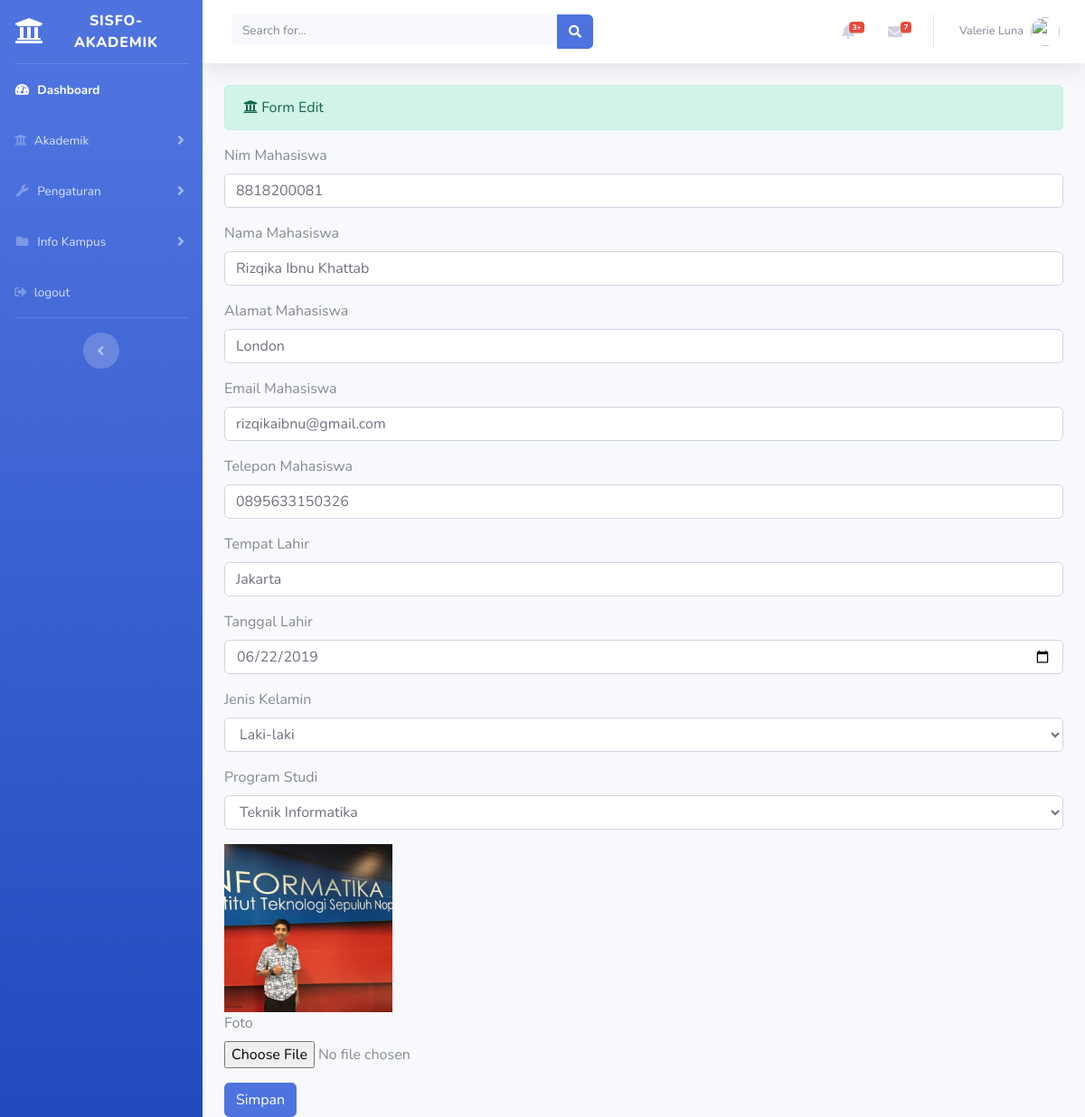
Page /index.php/administrator/mahasiswa/update/15 on the committed database.
### tables this page shows
CREATE TABLE `mahasiswa` (
  `id` int(11) NOT NULL,
  `nim` varchar(11) NOT NULL,
  `nama_lengkap` varchar(120) NOT NULL,
  `alamat` varchar(255) NOT NULL,
  `email` varchar(120) NOT NULL,
  `telepon` varchar(20) NOT NULL,
  `tempat_lahir` varchar(120) NOT NULL,
  `tanggal_lahir` date NOT NULL,
  `jenis_kelamin` varchar(10) NOT NULL,
  `nama_prodi` varchar(120) NOT NULL,
  `photo` varchar(255) NOT NULL
);

### application/controllers/administrator/mahasiswa.php (called while the page is built, shortened)
<?php
class Mahasiswa extends CI_Controller{
	public function update($id)
	{
		$data['mahasiswa'] = $this->db->query("select * from mahasiswa mhs, prodi prd where mhs.nama_prodi=prd.nama_prodi and mhs.id='$id'")->result();
		$data['prodi'] = $this->matakuliah_model->tampil_data('prodi')->result();
		$data['detail'] = $this->mahasiswa_model->ambil_id_mahasiswa($id);
		$this->load->view('templates_administrator/header');
		$this->load->view('templates_administrator/sidebar');
		$this->load->view('administrator/mahasiswa_update', $data);
		$this->load->view('templates_administrator/footer');
	}
}

### index.php (called while the page is built, shortened)
<?php
require_once BASEPATH.'core/CodeIgniter.php';

### application/models/matakuliah_model.php (called while the page is built, shortened)
<?php
class Matakuliah_model extends CI_Model{
	public function tampil_data($table)
	{
		return $this->db->get($table);
	}
}

### application/views/administrator/mahasiswa_update.php (the view, shortened to what this page needs)
<div class="container-fluid">
	<div class="alert alert-success" role="alert">
		<i class="fas fa-university"></i> Form Edit
  	</div>
    <?php foreach($mahasiswa as $mhs) : ?>
  	<?php echo form_open_multipart('administrator/mahasiswa/update_mahasiswa_aksi') ?>
  	<div class="form-group">
  		<label>Nim Mahasiswa</label>
  		<input type="text" name="nim" class="form-control" value="<?php echo $mhs->nim ?>">
  	</div>
  	<div class="form-group">
  		<label>Nama Mahasiswa</label>
  		<input type="text" name="nama_lengkap" class="form-control" value="<?php echo $mhs->nama_lengkap ?>">
  	</div>
  	<div class="form-group">
  		<label>Alamat Mahasiswa</label>
  		<input type="text" name="alamat" class="form-control" value="<?php echo $mhs->alamat ?>">
  	</div>
  	<div class="form-group">
  		<label>Email Mahasiswa</label>
  		<input type="text" name="email" class="form-control" value="<?php echo $mhs->email ?>">
  	</div>
  	<div class="form-group">
  		<label>Telepon Mahasiswa</label>
  		<input type="text" name="telepon" class="form-control" value="<?php echo $mhs->telepon ?>">
  	</div>
  	<div class="form-group">
  		<label>Tempat Lahir</label>
  		<input type="text" name="tempat_lahir" class="form-control" value="<?php echo $mhs->tempat_lahir ?>">
  	</div>
  	<div class="form-group">
  		<label>Tanggal Lahir</label>
  		<input type="date" name="tanggal_lahir" class="form-control" value="<?php echo $mhs->tanggal_lahir ?>">
  	</div>
  	<div class="form-group">
  		<label>Jenis Kelamin</label>
  		<select name="jenis_kelamin" class="form-control" value="<?php echo $mhs->jenis_kelamin ?>">
        <option>Laki-laki</option>
  		</select>
  	</div>
  	<div class="form-group">
  		<label>Program Studi</label>
  		<select name="nama_prodi" class="form-control" value="<?php echo $mhs->nama_prodi ?>">
  			<?php foreach($prodi as $prd) : ?>
  				<option value="<?php echo $prd->nama_prodi ?>"><?php echo $prd->nama_prodi ?></option>
  			<?php endforeach; ?>
  		</select>
  	</div>
  	<div class="form-group">
      <?php foreach($detail as $dt) : ?>
        <img style="width: 20%" src="<?php echo base_url(). 'assets/uploads/'.$mhs->photo ?>">
      <?php endforeach; ?><br>
  		<label>Foto</label><br>
  		<input type="file" name="userfile" value="<?php echo $mhs->photo ?>">
  	</div>
  	<button type="submit" class="btn btn-primary">Simpan</button>
  <?php endforeach; ?>
</div>

### rows in the picture
mahasiswa: nim "8818200081", nama_lengkap "Rizqika Ibnu Khattab", alamat "London", email "rizqikaibnu@gmail.com", telepon "0895633150326", tempat_lahir "Jakarta", tanggal_lahir "06/22/2019", jenis_kelamin "Laki-laki", photo (picture)

### other values in the picture
form field nama_prodi "Teknik Informatika"
